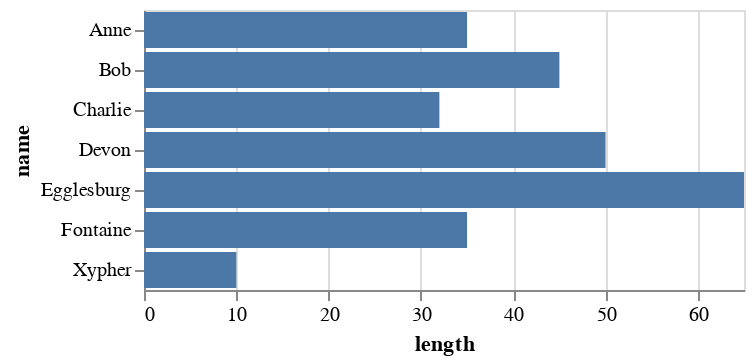

The cell this chart's notebook holds for it:
### Markdown cell above
## 15) Make a horizontal bar graph of the length of the animals, with the animal's name as the label

> **TIP:** It isn't `df['length'].plot()`, because it needs *both* columns. Think about the scatterplot up above.
>
> **TIP:** Which is the `x` axis and which is the `y` axis? You'll notice pandas is kind of weird and wrong.
>
> **TIP:** Make sure you specify the `kind` of graph or else it will be a weird line thing
>
> **TIP:** If you want, you can set a custom size for your plot by sending it something like `figsize=(15,2)`

### Code cell
alt.Chart(df).mark_bar().encode(
    x='length',y='name'
)

### Figure 1 — Vega-Lite specification as saved in the notebook (floating-point values rounded to 4 significant figures)
{"config": {"view": {"continuousWidth": 300, "continuousHeight": 300}}, "data": {"name": "data-db8d3dd47fa85309d1f59cc6aca7fa21"}, "mark": {"type": "bar"}, "encoding": {"x": {"field": "length", "type": "quantitative"}, "y": {"field": "name", "type": "nominal"}}, "$schema": "https://vega.github.io/schema/vega-lite/v5.20.1.json", "datasets": {"data-db8d3dd47fa85309d1f59cc6aca7fa21": [{"animal": "cat", "name": "Anne", "length": 35, "inches": 13.78}, {"animal": "cat", "name": "Bob", "length": 45, "inches": 17.72}, {"animal": "dog", "name": "Egglesburg", "length": 65, "inches": 25.59}, {"animal": "dog", "name": "Devon", "length": 50, "inches": 19.69}, {"animal": "cat", "name": "Charlie", "length": 32, "inches": 12.6}, {"animal": "dog", "name": "Fontaine", "length": 35, "inches": 13.78}, {"animal": "cat", "name": "Xypher", "length": 10, "inches": 3.937}]}}
